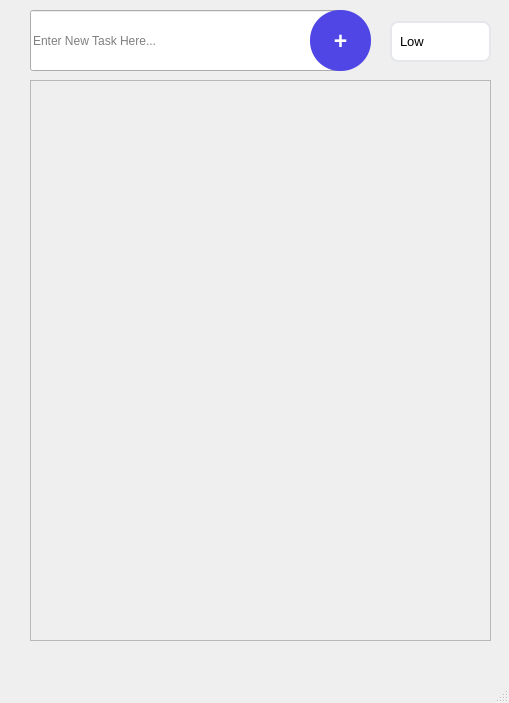
<?xml version="1.0" encoding="UTF-8"?>
<ui version="4.0">
 <class>MainWindow</class>
 <widget class="QMainWindow" name="MainWindow">
  <property name="geometry">
   <rect>
    <x>0</x>
    <y>0</y>
    <width>509</width>
    <height>703</height>
   </rect>
  </property>
  <property name="windowTitle">
   <string>MainWindow</string>
  </property>
  <widget class="QWidget" name="centralwidget">
   <widget class="QLineEdit" name="lineEdit">
    <property name="geometry">
     <rect>
      <x>30</x>
      <y>10</y>
      <width>311</width>
      <height>61</height>
     </rect>
    </property>
    <property name="placeholderText">
     <string>Enter New Task Here...</string>
    </property>
   </widget>
   <widget class="QPushButton" name="pushButton">
    <property name="geometry">
     <rect>
      <x>310</x>
      <y>10</y>
      <width>61</width>
      <height>61</height>
     </rect>
    </property>
    <property name="font">
     <font>
      <pointsize>17</pointsize>
      <weight>75</weight>
      <bold>true</bold>
     </font>
    </property>
    <property name="styleSheet">
     <string notr="true">QPushButton{
 	border: 0;
    border-radius:30px;      
    background-color: #4f46e5; 
    color: white;
    font-weight: 600;
}
QPushButton:hover { background-color: #6366f1; }
QPushButton:pressed { background-color: #4338ca; }</string>
    </property>
    <property name="text">
     <string>+</string>
    </property>
   </widget>
   <widget class="QScrollArea" name="scrollArea">
    <property name="geometry">
     <rect>
      <x>30</x>
      <y>80</y>
      <width>461</width>
      <height>561</height>
     </rect>
    </property>
    <property name="widgetResizable">
     <bool>true</bool>
    </property>
    <widget class="QWidget" name="TaskHosts">
     <property name="geometry">
      <rect>
       <x>0</x>
       <y>0</y>
       <width>459</width>
       <height>559</height>
      </rect>
     </property>
    </widget>
   </widget>
   <widget class="QComboBox" name="comboBox">
    <property name="geometry">
     <rect>
      <x>390</x>
      <y>21</y>
      <width>101</width>
      <height>41</height>
     </rect>
    </property>
    <property name="styleSheet">
     <string notr="true"> QComboBox {
                border: 2px solid #e5e7eb;
                border-radius: 8px;
                padding: 8px;
                font-size: 13px;
                background-color: white;
            }
            QComboBox:hover {
                border-color: #4f46e5;
            }
            QComboBox::drop-down {
                border: none;
            }</string>
    </property>
    <item>
     <property name="text">
      <string>Low</string>
     </property>
    </item>
    <item>
     <property name="text">
      <string>Medium</string>
     </property>
    </item>
    <item>
     <property name="text">
      <string>High</string>
     </property>
    </item>
   </widget>
  </widget>
  <widget class="QMenuBar" name="menubar">
   <property name="geometry">
    <rect>
     <x>0</x>
     <y>0</y>
     <width>509</width>
     <height>26</height>
    </rect>
   </property>
  </widget>
  <widget class="QStatusBar" name="statusbar"/>
 </widget>
 <resources/>
 <connections/>
</ui>
